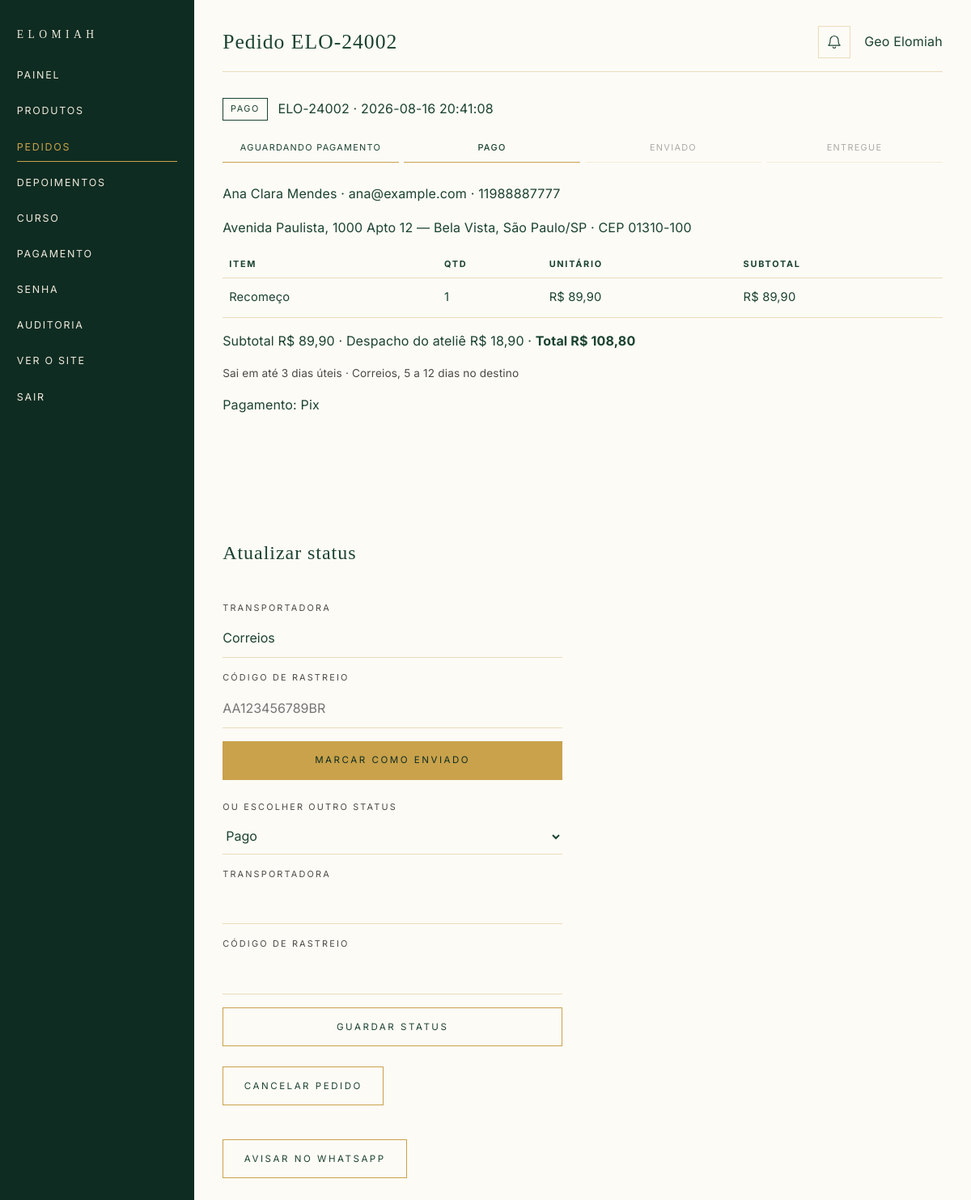
Screenshot of /admin/pedidos/2 (signed in) with the database file from the repository.
### tables this page shows
CREATE TABLE `usuarios` (
  `id` INT UNSIGNED NOT NULL AUTO_INCREMENT,
  `nome` VARCHAR(120) NOT NULL,
  `email` VARCHAR(180) NOT NULL,
  `senha_hash` VARCHAR(255) NOT NULL,
  `telefone` VARCHAR(20) DEFAULT NULL,
  `role` ENUM('cliente','admin') NOT NULL DEFAULT 'cliente',
  `status` ENUM('ativo','inativo') NOT NULL DEFAULT 'ativo',
  `email_verified_at` DATETIME DEFAULT NULL,
  `failed_login_attempts` INT UNSIGNED NOT NULL DEFAULT 0,
  `locked_until` DATETIME DEFAULT NULL,
  `created_at` DATETIME NOT NULL DEFAULT CURRENT_TIMESTAMP,
  `updated_at` DATETIME NOT NULL DEFAULT CURRENT_TIMESTAMP ON UPDATE CURRENT_TIMESTAMP,
  PRIMARY KEY (`id`),
  UNIQUE KEY `uk_usuarios_email` (`email`),
  KEY `idx_usuarios_role` (`role`),
  KEY `idx_usuarios_status` (`status`)
);

CREATE TABLE `pedidos` (
  `id` INT UNSIGNED NOT NULL AUTO_INCREMENT,
  `usuario_id` INT UNSIGNED DEFAULT NULL,
  `endereco_id` INT UNSIGNED DEFAULT NULL,
  `codigo` VARCHAR(20) NOT NULL,
  `status` ENUM('pendente','pago','enviado','entregue','cancelado') NOT NULL DEFAULT 'pendente',
  `subtotal` DECIMAL(10,2) NOT NULL DEFAULT 0.00,
  `frete` DECIMAL(10,2) NOT NULL DEFAULT 0.00,
  `desconto` DECIMAL(10,2) NOT NULL DEFAULT 0.00,
  `total` DECIMAL(10,2) NOT NULL DEFAULT 0.00,
  `metodo_pagamento` VARCHAR(40) DEFAULT 'pix',
  `cartao_bandeira` VARCHAR(20) DEFAULT NULL,
  `cartao_final` CHAR(4) DEFAULT NULL,
  `parcelas` TINYINT UNSIGNED DEFAULT NULL,
  `mp_preference_id` VARCHAR(80) DEFAULT NULL,
  `mp_init_point` VARCHAR(500) DEFAULT NULL,
  `mp_payment_id` VARCHAR(40) DEFAULT NULL,
  `mp_status` VARCHAR(40) DEFAULT NULL,
  `pix_qr_code` TEXT DEFAULT NULL,
  `pix_qr_base64` MEDIUMTEXT DEFAULT NULL,
  `codigo_rastreio` VARCHAR(80) DEFAULT NULL,
  `transportadora` VARCHAR(80) DEFAULT NULL,
  `pago_em` DATETIME DEFAULT NULL,
  `enviado_em` DATETIME DEFAULT NULL,
  `entregue_em` DATETIME DEFAULT NULL,
  `cancelado_em` DATETIME DEFAULT NULL,
  `observacoes` TEXT,
  `nome_cliente` VARCHAR(120) DEFAULT NULL,
  `email_cliente` VARCHAR(180) DEFAULT NULL,
  `telefone_cliente` VARCHAR(20) DEFAULT NULL,
  `created_at` DATETIME NOT NULL DEFAULT CURRENT_TIMESTAMP,
  `updated_at` DATETIME NOT NULL DEFAULT CURRENT_TIMESTAMP ON UPDATE CURRENT_TIMESTAMP,
  PRIMARY KEY (`id`),
  UNIQUE KEY `uk_pedidos_codigo` (`codigo`),
  KEY `idx_pedidos_status` (`status`),
  KEY `idx_pedidos_usuario` (`usuario_id`),
  KEY `idx_pedidos_created` (`created_at`),
  CONSTRAINT `fk_pedidos_usuario` FOREIGN KEY (`usuario_id`) REFERENCES `usuarios` (`id`) ON DELETE SET NULL,
  CONSTRAINT `fk_pedidos_endereco` FOREIGN KEY (`endereco_id`) REFERENCES `enderecos` (`id`) ON DELETE SET NULL
);

CREATE TABLE `enderecos` (
  `id` INT UNSIGNED NOT NULL AUTO_INCREMENT,
  `usuario_id` INT UNSIGNED DEFAULT NULL,
  `cep` VARCHAR(8) NOT NULL,
  `logradouro` VARCHAR(180) NOT NULL,
  `numero` VARCHAR(20) NOT NULL,
  `complemento` VARCHAR(80) DEFAULT NULL,
  `bairro` VARCHAR(120) NOT NULL,
  `cidade` VARCHAR(120) NOT NULL,
  `estado` CHAR(2) NOT NULL,
  `created_at` DATETIME NOT NULL DEFAULT CURRENT_TIMESTAMP,
  `updated_at` DATETIME NOT NULL DEFAULT CURRENT_TIMESTAMP ON UPDATE CURRENT_TIMESTAMP,
  PRIMARY KEY (`id`),
  KEY `idx_enderecos_usuario` (`usuario_id`),
  KEY `idx_enderecos_cep` (`cep`),
  CONSTRAINT `fk_enderecos_usuario` FOREIGN KEY (`usuario_id`) REFERENCES `usuarios` (`id`) ON DELETE SET NULL
);

CREATE TABLE `itens_pedido` (
  `id` INT UNSIGNED NOT NULL AUTO_INCREMENT,
  `pedido_id` INT UNSIGNED NOT NULL,
  `produto_id` INT UNSIGNED DEFAULT NULL,
  `nome_produto` VARCHAR(160) NOT NULL,
  `quantidade` INT UNSIGNED NOT NULL DEFAULT 1,
  `preco_unitario` DECIMAL(10,2) NOT NULL,
  `subtotal` DECIMAL(10,2) NOT NULL,
  `created_at` DATETIME NOT NULL DEFAULT CURRENT_TIMESTAMP,
  `updated_at` DATETIME NOT NULL DEFAULT CURRENT_TIMESTAMP ON UPDATE CURRENT_TIMESTAMP,
  PRIMARY KEY (`id`),
  KEY `idx_itens_pedido` (`pedido_id`),
  KEY `idx_itens_produto` (`produto_id`),
  CONSTRAINT `fk_itens_pedido` FOREIGN KEY (`pedido_id`) REFERENCES `pedidos` (`id`) ON DELETE CASCADE,
  CONSTRAINT `fk_itens_produto` FOREIGN KEY (`produto_id`) REFERENCES `produtos` (`id`) ON DELETE SET NULL
);

### app/Views/admin/pedidos/show.php (the view, shortened to what the rows shown need)
<?php
$pedido = $pedido ?? [];
$status = (string) ($pedido['status'] ?? 'pendente');
$acao = pedido_status_acao($status);
$passos = ['pendente', 'pago', 'enviado', 'entregue'];
$idx = array_search($status, $passos, true);
$msgEnvio = 'Olá, ' . ($pedido['nome_cliente'] ?? '') . '. Seu pedido ' . ($pedido['codigo'] ?? '') . ' da Elomiah foi enviado'
    . (!empty($pedido['codigo_rastreio']) ? '. Rastreio: ' . $pedido['codigo_rastreio'] : '')
    . '.';
?>
<p class="pedido-kicker">
    <span class="status-pill status-<?= e($status) ?>"><?= e(pedido_status_rotulo($status)) ?></span>
    <?= e($pedido['codigo']) ?> · <?= e($pedido['created_at']) ?>
</p>
<ol class="pedido-pipeline" aria-label="Andamento do pedido">
    <?php foreach ($passos as $i => $passo): ?>
        <?php
        $classe = '';
        if ($status === 'cancelado') {
            $classe = $i === 0 ? 'is-done' : '';
        } elseif ($idx !== false && $i < $idx) {
            $classe = 'is-done';
        } elseif ($idx !== false && $i === $idx) {
            $classe = 'is-on';
        }
        ?>
        <li class="<?= $classe ?>"><?= e(pedido_status_rotulo($passo)) ?></li>
    <?php endforeach; ?>
</ol>
<p><?= e($pedido['nome_cliente']) ?> · <?= e($pedido['email_cliente']) ?> · <?= e($pedido['telefone_cliente']) ?></p>
<?php if (!empty($pedido['endereco'])): $end = $pedido['endereco']; ?>
    <p><?= e($end['logradouro']) ?>, <?= e($end['numero']) ?> <?= e($end['complemento'] ?? '') ?> — <?= e($end['bairro']) ?>, <?= e($end['cidade']) ?>/<?= e($end['estado']) ?> · CEP <?= e(cep_format($end['cep'] ?? '')) ?></p>
<?php endif; ?>
<table class="table">
    <thead><tr><th>Item</th><th>Qtd</th><th>Unitário</th><th>Subtotal</th></tr></thead>
    <tbody>
    <?php foreach ($pedido['itens'] ?? [] as $i): ?>
        <tr>
            <td><?= e($i['nome_produto']) ?></td>
            <td><?= (int) $i['quantidade'] ?></td>
            <td><?= e(money($i['preco_unitario'])) ?></td>
            <td><?= e(money($i['subtotal'])) ?></td>
        </tr>
    <?php endforeach; ?>
    </tbody>
</table>
<?php $freteInfo = frete(); ?>
<p>Subtotal <?= e(money($pedido['subtotal'])) ?> · <?= e($freteInfo['nome']) ?> <?= e(money($pedido['frete'])) ?> · <strong>Total <?= e(money($pedido['total'])) ?></strong></p>
<p class="field-hint"><?= e($freteInfo['prazo']) ?></p>
<p>
    Pagamento: <?= e(pagamento_rotulo($pedido['metodo_pagamento'] ?? '')) ?>
</p>
<section class="pedido-ops">
    <h2>Atualizar status</h2>
    <?php if ($acao): ?>
        <form method="post" action="<?= e(url('/admin/pedidos/' . $pedido['id'] . '/status')) ?>" class="form">
            <?php if ($acao['status'] === 'enviado'): ?>
                <label><span>Transportadora</span>
                    <input type="text" name="transportadora" value="<?= e((string) ($pedido['transportadora'] ?? 'Correios')) ?>" placeholder="Correios">
                </label>
                <label><span>Código de rastreio</span>
                    <input type="text" name="codigo_rastreio" value="<?= e((string) ($pedido['codigo_rastreio'] ?? '')) ?>" placeholder="AA123456789BR">
                </label>
            <?php endif; ?>
            <button class="btn btn-gold" type="submit"><?= e($acao['rotulo']) ?></button>
        </form>
    <?php endif; ?>
    <form method="post" action="<?= e(url('/admin/pedidos/' . $pedido['id'] . '/status')) ?>" class="form pedido-ops-more">
        <label><span>Ou escolher outro status</span>
            <select name="status">
                <?php foreach (['pendente','pago','enviado','entregue','cancelado'] as $s): ?>
                    <option value="<?= $s ?>" <?= $status === $s ? 'selected' : '' ?>><?= e(pedido_status_rotulo($s)) ?></option>
                <?php endforeach; ?>
            </select>
        </label>
        <label><span>Transportadora</span>
            <input type="text" name="transportadora" value="<?= e((string) ($pedido['transportadora'] ?? '')) ?>">
        </label>
        <label><span>Código de rastreio</span>
            <input type="text" name="codigo_rastreio" value="<?= e((string) ($pedido['codigo_rastreio'] ?? '')) ?>">
        </label>
        <button class="btn btn-ghost" type="submit">Guardar status</button>
    </form>
    <?php if ($status !== 'cancelado'): ?>
        <form method="post" action="<?= e(url('/admin/pedidos/' . $pedido['id'] . '/status')) ?>" onsubmit="return confirm('Cancelar este pedido e devolver o estoque?')">
            <button class="btn btn-ghost" type="submit">Cancelar pedido</button>
        </form>
    <?php endif; ?>
    <?php if (in_array($status, ['pago', 'enviado', 'entregue'], true)): ?>
        <p>
            <a class="btn btn-ghost" href="<?= e(pedido_whatsapp_cliente($pedido['telefone_cliente'] ?? '', $status === 'enviado' ? $msgEnvio : 'Olá, ' . ($pedido['nome_cliente'] ?? '') . '. Sobre o pedido ' . ($pedido['codigo'] ?? '') . ' da Elomiah.')) ?>" target="_blank" rel="noopener">
                Avisar no WhatsApp
            </a>
        </p>
    <?php endif; ?>
</section>

### app/Views/layouts/admin.php (shortened to what the rows shown need)
<!DOCTYPE html>
<html lang="pt-BR">
<head>
    <link rel="stylesheet" href="<?= e(asset('css/app.css')) ?>">
    <link rel="stylesheet" href="<?= e(asset('css/admin.css')) ?>">
</head>
<body class="admin-body">
<aside class="admin-side">
    <a class="admin-brand" href="<?= e(url('/admin')) ?>">ELOMIAH</a>
    <nav class="admin-nav">
        <a class="<?= is_active('/admin') && current_path() === '/admin' ? 'is-on' : '' ?>" href="<?= e(url('/admin')) ?>">Painel</a>
        <a class="<?= is_active('/admin/produtos') ? 'is-on' : '' ?>" href="<?= e(url('/admin/produtos')) ?>">Produtos</a>
        <a class="<?= is_active('/admin/pedidos') ? 'is-on' : '' ?>" href="<?= e(url('/admin/pedidos')) ?>">
            Pedidos
        </a>
        <a class="<?= is_active('/admin/depoimentos') ? 'is-on' : '' ?>" href="<?= e(url('/admin/depoimentos')) ?>">Depoimentos</a>
        <a class="<?= is_active('/admin/curso') ? 'is-on' : '' ?>" href="<?= e(url('/admin/curso')) ?>">Curso</a>
        <a class="<?= is_active('/admin/pagamento') ? 'is-on' : '' ?>" href="<?= e(url('/admin/pagamento')) ?>">Pagamento</a>
        <a class="<?= is_active('/admin/conta') ? 'is-on' : '' ?>" href="<?= e(url('/admin/conta')) ?>">Senha</a>
        <a class="<?= is_active('/admin/logs') ? 'is-on' : '' ?>" href="<?= e(url('/admin/logs')) ?>">Auditoria</a>
        <a href="<?= e(url('/')) ?>">Ver o site</a>
        <a href="<?= e(url('/admin/sair')) ?>">Sair</a>
    </nav>
</aside>
<div class="admin-main">
    <div class="admin-top">
        <h1 style="font-family:Playfair Display,serif;font-size:1.6rem;margin:0"><?= e($title ?? '') ?></h1>
        <div class="admin-top-end">
            <div class="admin-notify" data-notify>
                <button class="admin-notify-btn" type="button" aria-label="Notificações" data-notify-toggle>
                    <svg viewBox="0 0 24 24" width="20" height="20" fill="none" stroke="currentColor" stroke-width="1.4" aria-hidden="true">
                        <path d="M6 9a6 6 0 1 1 12 0c0 7 3 8 3 8H3s3-1 3-8"/>
                        <path d="M10 19a2 2 0 0 0 4 0"/>
                    </svg>
                </button>
            </div>
            <span><?= e(\App\Core\Auth::user()['nome'] ?? '') ?></span>
        </div>
    </div>
    <?= $content ?? '' ?>
</div>
</body>
</html>

### app/Core/Router.php (shortened to what the rows shown need)
<?php
final class Router
{
    private array $routes = [];
    public function add(string $method, string $path, array $handler, array $middleware = []): void
    {
        $this->routes[] = [
            'method' => strtoupper($method),
            'pattern' => $this->compile($path),
            'handler' => $handler,
            'middleware' => $middleware,
        ];
    }
    public function dispatch(Request $request): mixed
    {
        $method = $request->method();
        $path = $request->path();
        foreach ($this->routes as $route) {
            if ($route['method'] !== $method) {
                continue;
            }
            if (!preg_match($route['pattern'], $path, $matches)) {
                continue;
            }
            $params = array_filter($matches, 'is_string', ARRAY_FILTER_USE_KEY);
            foreach ($route['middleware'] as $middleware) {
                $instance = new $middleware();
                $instance->handle($request);
            }
            [$class, $action] = $route['handler'];
            $controller = new $class();
            return $controller->{$action}($request, $params);
        }
    }
    private function compile(string $path): string
    {
        $path = rtrim($path, '/') ?: '/';
        $regex = preg_replace('#\{([a-zA-Z_][a-zA-Z0-9_]*)\}#', '(?P<$1>[^/]+)', $path);
        return '#^' . $regex . '$#';
    }
}

### rows the page displays
usuarios: nome "Geo Elomiah"
pedidos: status "PAGO", codigo "ELO-24002", created_at "2026-08-16 20:41:08", nome_cliente "Ana Clara Mendes", email_cliente "ana@example.com", telefone_cliente "11988887777", subtotal "R$ 89,90", frete "R$ 18,90", total "R$ 108,80", metodo_pagamento "Pix", transportadora "Correios", status "MARCAR COMO ENVIADO"
enderecos: logradouro "Avenida Paulista", numero "1000", complemento "Apto 12", bairro "Bela Vista", cidade "São Paulo", estado "SP", cep "01310-100"
itens_pedido: nome_produto "Recomeço", quantidade "1", preco_unitario "R$ 89,90", subtotal "R$ 89,90"

### other values shown
pedido_status_rotulo($passo) "AGUARDANDO PAGAMENTO"
pedido_status_rotulo($passo) "PAGO"
pedido_status_rotulo($passo) "ENVIADO"
pedido_status_rotulo($passo) "ENTREGUE"
$freteInfo['nome'] "Despacho do ateliê"
$freteInfo['prazo'] "Sai em até 3 dias úteis · Correios, 5 a 12 dias no destino"
form field status "Pago"
